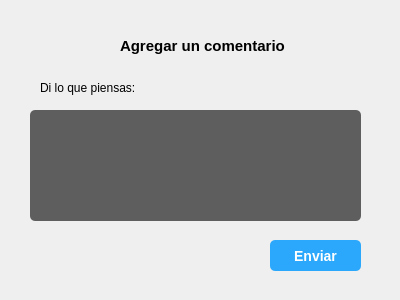
<?xml version="1.0" encoding="UTF-8"?>
<ui version="4.0">
 <class>CommentForm</class>
 <widget class="QWidget" name="CommentForm">
  <property name="geometry">
   <rect>
    <x>0</x>
    <y>0</y>
    <width>400</width>
    <height>300</height>
   </rect>
  </property>
  <property name="windowTitle">
   <string>Form</string>
  </property>
  <widget class="QLabel" name="label_2">
   <property name="geometry">
    <rect>
     <x>40</x>
     <y>80</y>
     <width>161</width>
     <height>16</height>
    </rect>
   </property>
   <property name="text">
    <string>Di lo que piensas: </string>
   </property>
  </widget>
  <widget class="QPlainTextEdit" name="content">
   <property name="geometry">
    <rect>
     <x>30</x>
     <y>110</y>
     <width>331</width>
     <height>111</height>
    </rect>
   </property>
   <property name="styleSheet">
    <string notr="true">width: 100%;
    padding: 0.75rem;
    margin: 0.75rem 0;
    border: 3px fill white;
    border-radius: 5px;
    background-color: #5e5e5e;
    color: #fff;
    font-size: 1rem;
    outline: none;</string>
   </property>
  </widget>
  <widget class="QPushButton" name="pushButton">
   <property name="geometry">
    <rect>
     <x>270</x>
     <y>240</y>
     <width>91</width>
     <height>31</height>
    </rect>
   </property>
   <property name="styleSheet">
    <string notr="true">
  border: 0;
  border-radius: 100px;
  background-color: #2ba8fb;
  color: #ffffff;
  font-weight: Bold;
font-size: 14px;
border-radius: 5px;</string>
   </property>
   <property name="text">
    <string>Enviar</string>
   </property>
  </widget>
  <widget class="QLabel" name="label">
   <property name="geometry">
    <rect>
     <x>120</x>
     <y>30</y>
     <width>191</width>
     <height>31</height>
    </rect>
   </property>
   <property name="styleSheet">
    <string notr="true">font: bold;
font-size: 15px;</string>
   </property>
   <property name="text">
    <string>Agregar un comentario</string>
   </property>
  </widget>
 </widget>
 <resources/>
 <connections/>
</ui>
